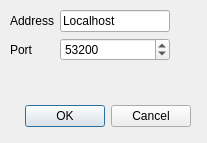
<?xml version="1.0" encoding="UTF-8"?>
<ui version="4.0">
 <class>ConnectionDialog</class>
 <widget class="QDialog" name="ConnectionDialog">
  <property name="geometry">
   <rect>
    <x>0</x>
    <y>0</y>
    <width>207</width>
    <height>143</height>
   </rect>
  </property>
  <property name="windowTitle">
   <string>Dialog</string>
  </property>
  <widget class="QDialogButtonBox" name="buttonBox">
   <property name="geometry">
    <rect>
     <x>0</x>
     <y>100</y>
     <width>191</width>
     <height>32</height>
    </rect>
   </property>
   <property name="orientation">
    <enum>Qt::Horizontal</enum>
   </property>
   <property name="standardButtons">
    <set>QDialogButtonBox::Cancel|QDialogButtonBox::Ok</set>
   </property>
  </widget>
  <widget class="QWidget" name="formLayoutWidget">
   <property name="geometry">
    <rect>
     <x>10</x>
     <y>10</y>
     <width>160</width>
     <height>80</height>
    </rect>
   </property>
   <layout class="QFormLayout" name="formLayout">
    <item row="0" column="0">
     <widget class="QLabel" name="label_3">
      <property name="text">
       <string>Address</string>
      </property>
     </widget>
    </item>
    <item row="0" column="1">
     <widget class="QLineEdit" name="addressBox">
      <property name="text">
       <string>Localhost</string>
      </property>
     </widget>
    </item>
    <item row="1" column="0">
     <widget class="QLabel" name="label">
      <property name="text">
       <string>Port</string>
      </property>
     </widget>
    </item>
    <item row="1" column="1">
     <widget class="QSpinBox" name="portSpinBox">
      <property name="maximum">
       <number>65536</number>
      </property>
      <property name="value">
       <number>53200</number>
      </property>
     </widget>
    </item>
   </layout>
  </widget>
 </widget>
 <resources/>
 <connections>
  <connection>
   <sender>buttonBox</sender>
   <signal>accepted()</signal>
   <receiver>ConnectionDialog</receiver>
   <slot>accept()</slot>
   <hints>
    <hint type="sourcelabel">
     <x>248</x>
     <y>254</y>
    </hint>
    <hint type="destinationlabel">
     <x>157</x>
     <y>274</y>
    </hint>
   </hints>
  </connection>
  <connection>
   <sender>buttonBox</sender>
   <signal>rejected()</signal>
   <receiver>ConnectionDialog</receiver>
   <slot>reject()</slot>
   <hints>
    <hint type="sourcelabel">
     <x>316</x>
     <y>260</y>
    </hint>
    <hint type="destinationlabel">
     <x>286</x>
     <y>274</y>
    </hint>
   </hints>
  </connection>
 </connections>
</ui>
